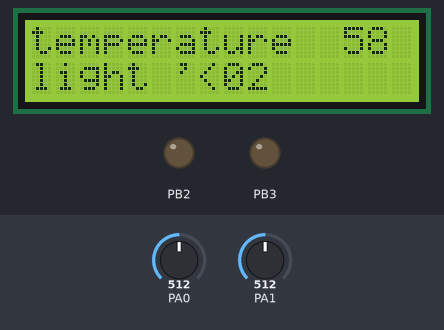
A program run on a simulated ATmega32, built with avr-gcc and emulated at 8 MHz. On the bench: 16×2 character LCD, output pins drawn as LEDs (lit = HIGH). Wiring (inferred from the names in the program): character LCD (HD44780): RS PB0; E PB1; data PB4, PB5, PB6, PB7. Inputs (shaded band) come from the test bench; at power-on: PA1 = 512, PA0 = 512. Pins used as bus, display or sensor lines are not drawn.

Above: at 1.9 s.
2.0 s: PA1 set to 716
At 3.5 s:
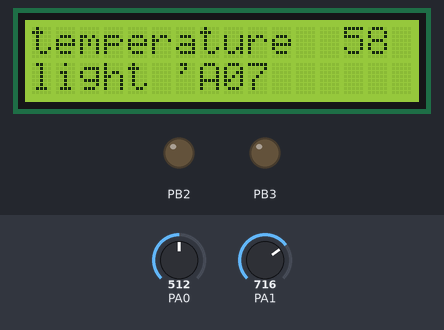
3.8 s: PA1 set to 900
At 5.7 s:
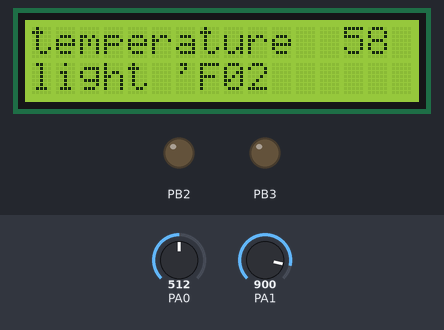
6.0 s: PA1 set to 1009
At 7.9 s:
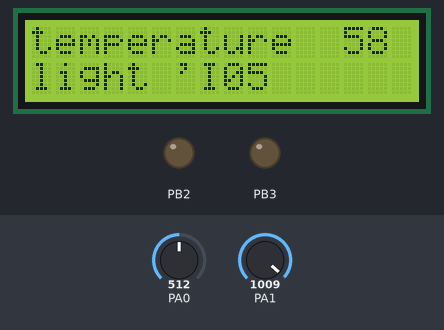
8.2 s: PA1 set to 989
At 10.0 s:
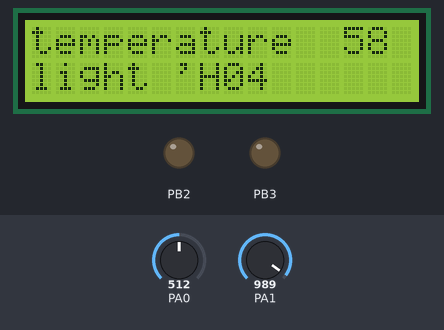
10.4 s: PA1 set to 306
At 12.0 s:
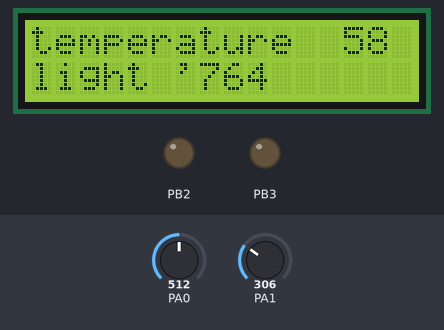
12.6 s: PA0 set to 716
At 14.2 s:
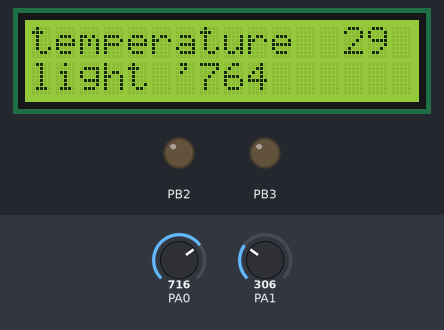
Timing chart, 0 to 15.7 s (numbered marks = the images above; inputs shaded):
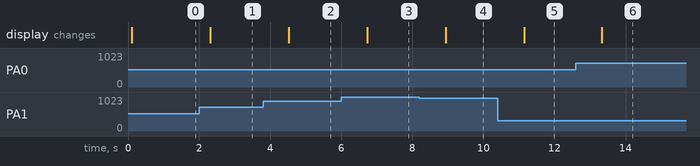

Measured:
- after the input at 2.0 s, the display: changes after 0.31 s (image 1)
- after the input at 3.8 s, the display: changes after 0.72 s (image 2)
- after the input at 6.0 s, the display: changes after 0.73 s (image 3)
- after the input at 8.2 s, the display: changes after 0.75 s (image 4)
- after the input at 10.4 s, the display: changes after 0.76 s (image 5)
- after the input at 12.6 s, the display: changes after 0.74 s (image 6)

The program:

main.c
```c
#include "standardtypes.h"
#include "registers.h"
#include "DIO.h"
#include "utils.h"
#include "ADC.h"
#include "lcd.h"
#include <avr/delay.h>

u16 digital_read;
u16 digital_read2;

void main(void)
{
 LCD_Init();
  ADC_init();

  while(1)
  {
	  digital_read=ADC_u16Read(0);
	  digital_read2=ADC_u16Read(1);

//	  DIO_vidWritePortValue(c,digital_read);
	  u16 Ang=((digital_read*500)/1023);
	  u16 Ang2=((digital_read2)/4);
	  Gotoxy(1,1);
	  LCD_String("temperature  ");
	  LCD_vidWriteInteger(Ang);
	  Gotoxy(2,1);
	  LCD_String("light '");
	  LCD_vidWriteInteger(Ang2);
	  _delay_ms(1000);


  }


}
```

ADC.c
```c
/*
 * ADC.c
 *
 *  Created on: Sep 6, 2019
 *      Author: Wael
 */
#include "standardtypes.h"
#include "registers.h"
#include "utils.h"
#include "DIO.h"


void ADC_init(void)
{
  //we need to clear unused bits
	Set_Bit(ADMUX,6); // SELECT VRE=VCC
    Set_Bit(ADCSRA,7); // ENABLE adc circuit
    Set_Bit(ADCSRA,2);
    Set_Bit(ADCSRA,0);
	//SELECT prescaller=32
}
u16 ADC_u16Read(u8 channel)
{
  ADMUX &=0b11100000; // init
  ADMUX|=channel; //select channel
  Set_Bit(ADCSRA,6); //start converstion
  while(!(Get_Bit(ADCSRA,4))); // ==0 wait till flag =1 and quit W B3D KDA E3MEL RESET BEL SOFTWARE
  Set_Bit(ADCSRA,4);
  // RESET ADIF
  return(ADC); // return digital value
}
```

ADC.h
```c
/*
 * ADC.h
 *
 *  Created on: Sep 6, 2019
 *      Author: Wael
 */

#ifndef ADC_H_
#define ADC_H_

u16 ADC_u16Read(u8 channel);
void ADC_init(void);

#endif /* ADC_H_ */
```

standardtypes.h
```c
/*
 * standardtypes.h
 *
 *  Created on: 17Aug.,2019
 *      Author: Fahim
 */

#ifndef STANDARDTYPES_H_
#define STANDARDTYPES_H_

typedef unsigned char u8;
typedef unsigned short int u16;
typedef unsigned long int u32;

typedef signed char s8;
typedef signed short int s16;
typedef signed long int s32;

typedef float f32;
typedef double f64;


#endif /* STANDARDTYPES_H_ */
```

utils.h
```c
/*
 * utils.h
 *
 *  Created on: 17Aug.,2019
 *      Author: Fahim
 */

#ifndef UTILS_H_
#define UTILS_H_

#define Set_Bit(reg,bitno) reg|=(1<<bitno)
#define Clr_Bit(reg,bitno) reg&=(~(1<<bitno))
#define Get_Bit(reg,bitno) ((reg&(1<<bitno))>>bitno)
#define toggle_Bit(reg,bitno) reg^=(1<<bitno) //xor 1 make it 0


#endif /* UTILS_H_ */
```

lcd.c
```c
/*
 * lcd.c
 *
 *  Created on: Sep 15, 2019
 *      Author: Wael
 */
#define F_CPU 8000000UL			/* Define CPU Frequency e.g. here 8MHz */
#include <avr/io.h>			/* Include AVR std. library file */
#include <util/delay.h>			/* Include Delay header file */
#include"standardtypes.h"
#include "lcd.h"


void LCD_Command( unsigned char cmnd )
{
	LCD_Port = (LCD_Port & 0x0F) | (cmnd & 0xF0); /* sending upper nibble */
	LCD_Port &= ~ (1<<RS);		/* RS=0, command reg. */
	LCD_Port |= (1<<EN);		/* Enable pulse */
	_delay_us(1);
	LCD_Port &= ~ (1<<EN);

	_delay_us(200);

	LCD_Port = (LCD_Port & 0x0F) | (cmnd << 4);  /* sending lower nibble */
	LCD_Port |= (1<<EN);
	_delay_us(1);
	LCD_Port &= ~ (1<<EN);
	_delay_ms(2);
}


void LCD_Char( unsigned char data )
{
	LCD_Port = (LCD_Port & 0x0F) | (data & 0xF0); /* sending upper nibble */
	LCD_Port |= (1<<RS);		/* RS=1, data reg. */
	LCD_Port|= (1<<EN);
	_delay_us(1);
	LCD_Port &= ~ (1<<EN);

	_delay_us(200);

	LCD_Port = (LCD_Port & 0x0F) | (data << 4); /* sending lower nibble */
	LCD_Port |= (1<<EN);
	_delay_us(1);
	LCD_Port &= ~ (1<<EN);
	_delay_ms(2);
}

void LCD_Init (void)			/* LCD Initialize function */
{
	LCD_Dir = 0xFF;			/* Make LCD port direction as o/p */
	_delay_ms(20);			/* LCD Power ON delay always >15ms */

	LCD_Command(0x02);		/* send for 4 bit initialization of LCD  */
	LCD_Command(0x28);              /* 2 line, 5*7 matrix in 4-bit mode */
	LCD_Command(0x0c);              /* Display on cursor off*/
	LCD_Command(0x06);              /* Increment cursor (shift cursor to right)*/
	LCD_Command(0x01);              /* Clear display screen*/
	_delay_ms(2);
}


void LCD_String (char *str)		/* Send string to LCD function */
{
	int i;
	for(i=0;str[i]!=0;i++)		/* Send each char of string till the NULL */
	{
		LCD_Char (str[i]);
	}
}

void Gotoxy (char Y,char X)
{
	if (X>0 && X<=16)
	{
	    switch(Y)
	    {
		    case 1:
		    	LCD_Command(X+127);
		    break;
		    case 2:
		    	LCD_Command(X+191);
		    break;
		    default:
		    break;
	    }
	}
}

void LCD_String_xy (char row, char pos, char *str)	/* Send string to LCD with xy position */
{
	if (row == 0 && pos<16)
	LCD_Command((pos & 0x0F)|0x80);	/* Command of first row and required position<16 */
	else if (row == 1 && pos<16)
	LCD_Command((pos & 0x0F)|0xC0);	/* Command of first row and required position<16 */
	LCD_String(str);		/* Call LCD string function */
}

void LCD_Clear()
{
	LCD_Command (0x01);		/* Clear display */
	_delay_ms(2);
	LCD_Command (0x80);		/* Cursor at home position */
}


void LCD_vidWriteInteger(u32 m){
u32 t,t1,t2,t3;
if(m<10)
{
	LCD_Char(m+48);

}
	if(m>9&&m<100){

		t = m/10;
		t1 = m%10;
		LCD_Char((t+48));
		LCD_Char((t1+48));
	}
	if(m>=100&&m<=999){

		t = m/10;
			t1 = t%10;
			t2 = t1/10;
			t3 = t1%10;
			LCD_Char(t+48);
			LCD_Char(t2+48);
			LCD_Char(t3+48);
			;
	}
}
```

lcd.h
```c
/*
 * lcd.h
 *
 *  Created on: Sep 15, 2019
 *      Author: Wael
 */

#ifndef LCD_H_
#define LCD_H_


#define LCD_Dir  DDRB			/* Define LCD data port direction */
#define LCD_Port PORTB			/* Define LCD data port */
#define RS PB0				/* Define Register Select pin */
#define EN PB1 				/* Define Enable signal pin */

void LCD_Command( unsigned char cmnd );
void LCD_Char( unsigned char data );
void LCD_Init (void);
void LCD_String (char *str);
void LCD_String_xy (char row, char pos, char *str);
void LCD_Clear();
void Gotoxy (char Y,char X);
void LCD_vidWriteInteger(u32 m);


#endif /* LCD_H_ */
```

DIO.c
```c
#include "standardtypes.h"
#include "utils.h"
#include "registers.h"
#include "DIO.h"


void DIO_vidSetPinDir (u8 port,u8 pin,u8 dir)
{
	switch(port)
	{
	case 0:
		if(dir==input)
			Clr_Bit(DDRA,pin);
		if(dir==output)
			Set_Bit(DDRA,pin);
		break;

	case 1:
			if(dir==input)
				Clr_Bit(DDRB,pin);
			if(dir==output)
				Set_Bit(DDRB,pin);
			break;

	case 2:
			if(dir==input)
				Clr_Bit(DDRC,pin);
			if(dir==output)
				Set_Bit(DDRC,pin);
			break;

	case 3:
			if(dir==input)
				Clr_Bit(DDRD,pin);
			if(dir==output)
				Set_Bit(DDRD,pin);
			break;
	}
}

	void DIO_vidWritePinValue (u8 port,u8 pin,u8 value)
	{
		switch(port)
		{
		case 0:
			if(value==low)
				Clr_Bit(PORTA,pin);
			if(value==high)
				Set_Bit(PORTA,pin);
			break;

		case 1:
				if(value==low)
					Clr_Bit(PORTB,pin);
				if(value==high)
					Set_Bit(PORTB,pin);
				break;

		case 2:
				if(value==low)
					Clr_Bit(PORTC,pin);
				if(value==high)
					Set_Bit(PORTC,pin);
				break;

		case 3:
				if(value==low)
					Clr_Bit(PORTD,pin);
				if(value==high)
					Set_Bit(PORTD,pin);
				break;
		}
	}

	u8 DIO_u8ReadPinValue(u8 port, u8 pin)
	{
		switch(port)
		{
		case a:
			return Get_Bit(PINA,pin);
			break;
		case b:
			return Get_Bit(PINB,pin);
			break;
		case c:
			return Get_Bit(PINC,pin);
			break;
		case d:
			return Get_Bit(PIND,pin);
			break;
		default :
			return port;
			break;
		}


	}

	void DIO_vidSetPortDir(u8 port, u8 Dir)
		{
			switch(port)
			{
			case a:
				DDRA=Dir;
				break;
			case b:
				DDRB=Dir;
				break;
			case c:
				DDRC=Dir;
				break;
			case d:
				DDRD=Dir;
				break;

			}


		}

	void DIO_vidWritePortValue(u8 port, u8 Value)
			{
				switch(port)
				{
				case a:
					PORTA=Value;
					break;
				case b:
					PORTB=Value;
					break;
				case c:
					PORTC=Value;
					break;
				case d:
					PORTD=Value;
					break;

				}


			}
```

DIO.h
```c
/*
 * DIO.h
 *
 *  Created on: 17Aug.,2019
 *      Author: Fahim
 */

#ifndef DIO_H_
#define DIO_H_
#define a 0
#define b 1
#define c 2
#define d 3

#define pin0 0
#define pin1 1
#define pin2 2
#define pin3 3
#define pin4 4
#define pin5 5
#define pin6 6
#define pin7 7


#define output 1
#define input 0
#define high 1
#define low 0


void DIO_vidSetPinDir (u8 port,u8 pin,u8 dir);
void DIO_vidWritePinValue (u8 port,u8 pin,u8 value);
u8 DIO_u8ReadPinValue(u8 port, u8 pin);
void DIO_vidWritePortValue(u8 port, u8 Value);
void DIO_vidSetPortDir(u8 port, u8 Dir);


#endif /* DIO_H_ */
```

registers.h
```c
/*
 * registers.h
 *
 *  Created on: 17Aug.,2019
 *      Author: Fahim
 */

#ifndef REGISTERS_H_
#define REGISTERS_H_


#define DDRA (*(volatile u8 *)0x3A)
#define PORTA (*(volatile u8 *)0x3B)
#define PINA (*(volatile u8 *)0x39)

#define DDRB (*(volatile u8 *)0x37)
#define PORTB (*(volatile u8 *)0x38)
#define PINB (*(volatile u8 *)0x36)

#define DDRC (*(volatile u8 *)0x34)
#define PORTC (*(volatile u8 *)0x35)
#define PINC (*(volatile u8 *)0x33)

#define DDRD (*(volatile u8 *)0x31)
#define PORTD (*(volatile u8 *)0x32)
#define PIND (*(volatile u8 *)0x30)


#define SREG (*(volatile u8 *)0x5F)
#define GICR (*(volatile u8 *)0x5B)
#define GIFR (*(volatile u8 *)0x5A)
#define MCUCR (*(volatile u8 *)0x55)
#define MCUCSR (*(volatile u8 *)0x54)

#define ADMUX (*(volatile u8 *)0x27)
#define ADCSRA (*(volatile u8 *)0x26)
#define ADCL (*(volatile u8 *)0x24)
#define ADCH (*(volatile u8 *)0x25)
#define ADC (*(volatile u16 *)0x24)


#endif /* REGISTERS_H_ */
```
